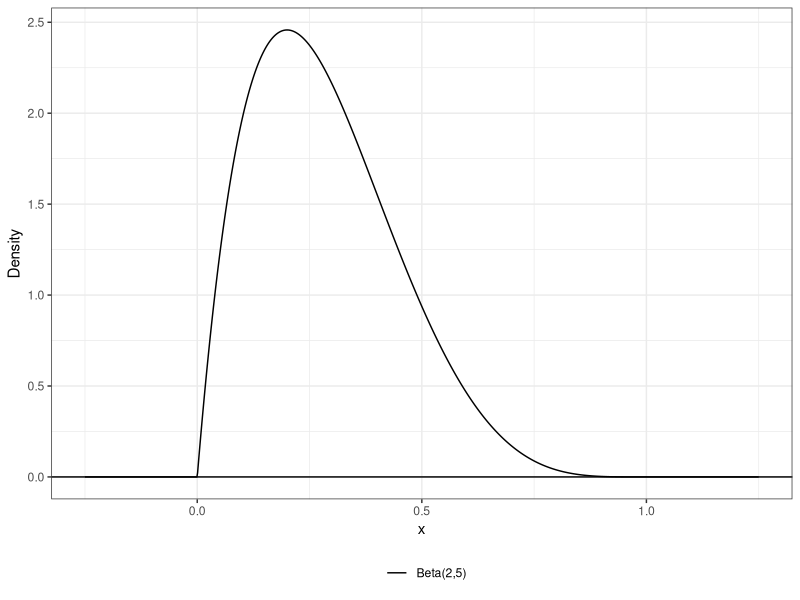
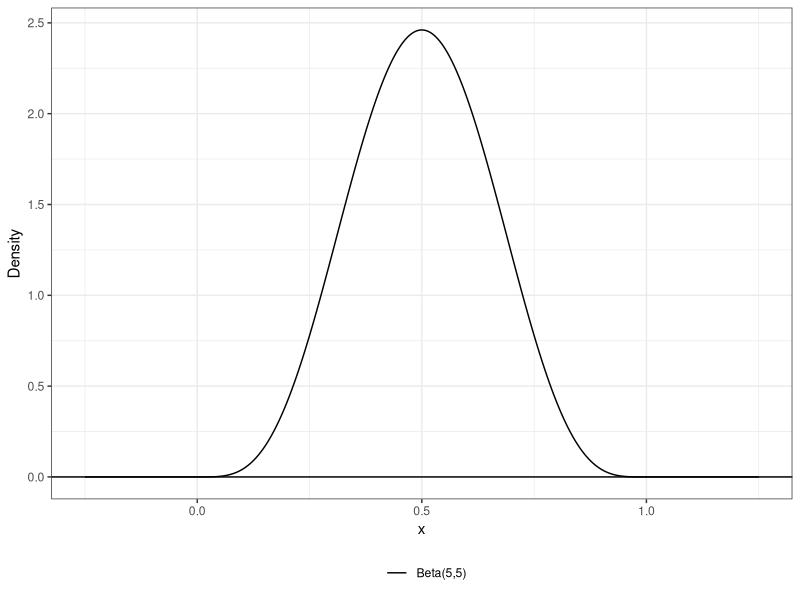
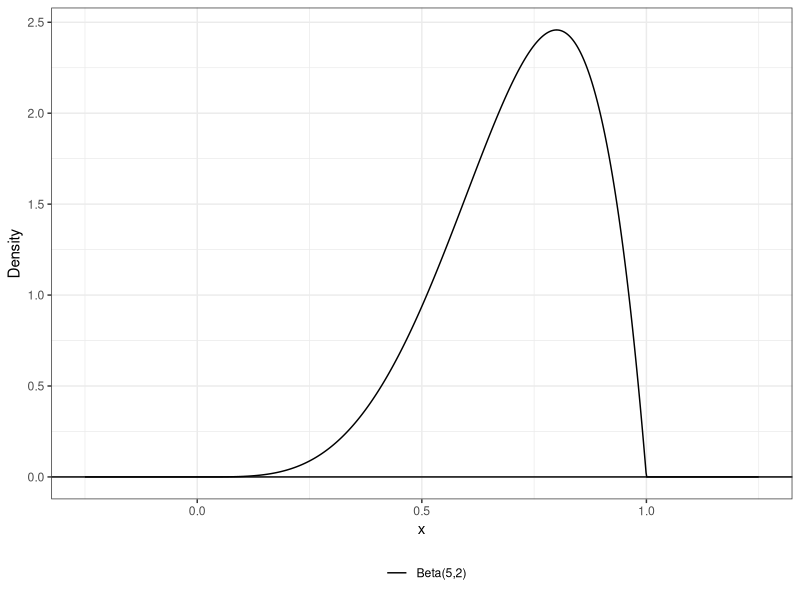
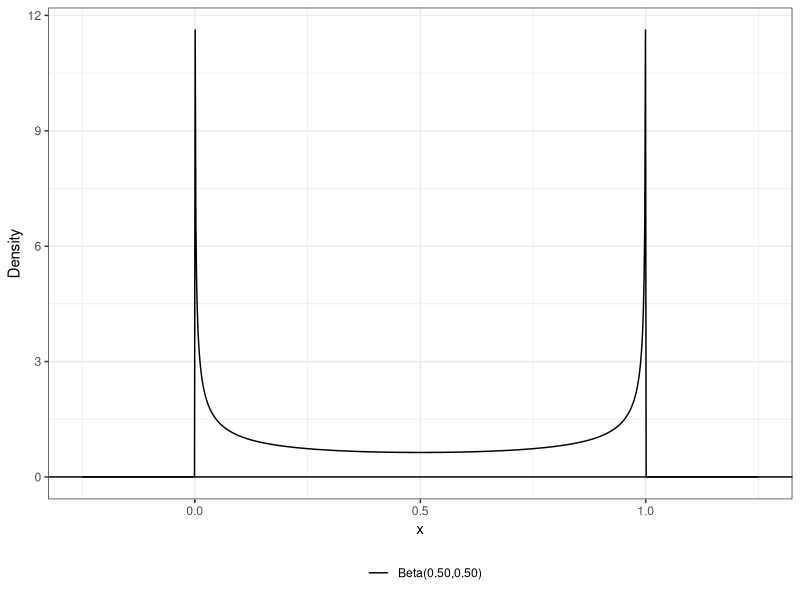

Write R code to recreate these figures, in order. (Note: this script raises an error after producing the figures.)
#load libraries
library(tidyverse)
library(e1071)

#Task 1 - describe the population distribution

#first case 
alpha.first <- 2 #define alpha and beta
beta.first <- 5

#plot the distribution
first.dist <- tibble(x = seq(-0.25, 1.25, length.out=1000))|>   # generate a grid of points
  mutate(beta.pdf = dbeta(x, alpha.first, beta.first))                      # compute the beta PDF

ggplot(data= first.dist)+                                              # specify data
  geom_line(aes(x=x, y=beta.pdf, color="Beta(2,5)")) +                 # plot beta dist
  geom_hline(yintercept=0)+                                            # plot x axis
  theme_bw()+                                                          # change theme
  xlab("x")+                                                           # label x axis
  ylab("Density")+                                                     # label y axis
  scale_color_manual("", values = c("black", "grey"))+                 # change colors
  theme(legend.position = "bottom")                                    # move legend to bottom


#calculate mean, variance, skewness, excess kurtosis
mean.first <- alpha.first/(alpha.first+beta.first)
var.first <- (alpha.first*beta.first)/((alpha.first+beta.first)^2*
                                         (alpha.first+beta.first+1)) 
skew.first <- (2*(beta.first-alpha.first)*sqrt(alpha.first+beta.first+1))/
  ((alpha.first+beta.first+2)*sqrt(alpha.first*beta.first))
kurt.first <- (6*((alpha.first-beta.first)^2*(alpha.first+beta.first+1) - 
                    alpha.first*beta.first*(alpha.first+beta.first+2)))/
  (alpha.first*beta.first*(alpha.first+beta.first+2)*(alpha.first+beta.first+3))
#compute the table for these variables
stats.first.tibble <- tibble(mean = mean.first,
                             variance = var.first,
                             skewness = skew.first,
                             excess_kurtosis = kurt.first)

#second case
alpha.second <- 5 #define alpha and beta
beta.second <- 5

#plot the distribution
second.dist <- tibble(x = seq(-0.25, 1.25, length.out=1000))|>   # generate a grid of points
  mutate(beta.pdf = dbeta(x, alpha.second, beta.second))                      # compute the beta PDF

ggplot(data= second.dist)+                                              # specify data
  geom_line(aes(x=x, y=beta.pdf, color="Beta(5,5)")) +                 # plot beta dist
  geom_hline(yintercept=0)+                                            # plot x axis
  theme_bw()+                                                          # change theme
  xlab("x")+                                                           # label x axis
  ylab("Density")+                                                     # label y axis
  scale_color_manual("", values = c("black", "grey"))+                 # change colors
  theme(legend.position = "bottom")                                    # move legend to bottom


#calculate mean, variance, skewness, excess kurtosis
mean.second <- alpha.second/(alpha.second+beta.second)
var.second <- (alpha.second*beta.second)/((alpha.second+beta.second)^2*
                                         (alpha.second+beta.second+1)) 
skew.second <- (2*(beta.second-alpha.second)*sqrt(alpha.second+beta.second+1))/
  ((alpha.second+beta.second+2)*sqrt(alpha.second*beta.second))
kurt.second <- (6*((alpha.second-beta.second)^2*(alpha.second+beta.second+1) - 
                    alpha.second*beta.second*(alpha.second+beta.second+2)))/
  (alpha.second*beta.second*(alpha.second+beta.second+2)*(alpha.second+beta.second+3))
#compute the table for these variables
stats.second.tibble <- tibble(mean = mean.second,
                             variance = var.second,
                             skewness = skew.second,
                             excess_kurtosis = kurt.second)

#third case
alpha.third <- 5 #define alpha and beta
beta.third <- 2

#plot the distribution
third.dist <- tibble(x = seq(-0.25, 1.25, length.out=1000))|>   # generate a grid of points
  mutate(beta.pdf = dbeta(x, alpha.third, beta.third))                      # compute the beta PDF

ggplot(data= third.dist)+                                              # specify data
  geom_line(aes(x=x, y=beta.pdf, color="Beta(5,2)")) +                 # plot beta dist
  geom_hline(yintercept=0)+                                            # plot x axis
  theme_bw()+                                                          # change theme
  xlab("x")+                                                           # label x axis
  ylab("Density")+                                                     # label y axis
  scale_color_manual("", values = c("black", "grey"))+                 # change colors
  theme(legend.position = "bottom")                                    # move legend to bottom


#calculate mean, variance, skewness, excess kurtosis
mean.third <- alpha.third/(alpha.third+beta.third)
var.third <- (alpha.third*beta.third)/((alpha.third+beta.third)^2*
                                            (alpha.third+beta.third+1)) 
skew.third <- (2*(beta.third-alpha.third)*sqrt(alpha.third+beta.third+1))/
  ((alpha.third+beta.third+2)*sqrt(alpha.third*beta.third))
kurt.third <- (6*((alpha.third-beta.third)^2*(alpha.third+beta.third+1) - 
                     alpha.third*beta.third*(alpha.third+beta.third+2)))/
  (alpha.third*beta.third*(alpha.third+beta.third+2)*(alpha.third+beta.third+3))
#compute the table for these variables
stats.third.tibble <- tibble(mean = mean.third,
                              variance = var.third,
                              skewness = skew.third,
                              excess_kurtosis = kurt.third)

#fourth case
alpha.fourth <- 0.5 #define alpha and beta
beta.fourth <- 0.5

#plot the distribution
fourth.dist <- tibble(x = seq(-0.25, 1.25, length.out=1000))|>   # generate a grid of points
  mutate(beta.pdf = dbeta(x, alpha.fourth, beta.fourth))                      # compute the beta PDF

ggplot(data= fourth.dist)+                                              # specify data
  geom_line(aes(x=x, y=beta.pdf, color="Beta(0.50,0.50)")) +                 # plot beta dist
  geom_hline(yintercept=0)+                                            # plot x axis
  theme_bw()+                                                          # change theme
  xlab("x")+                                                           # label x axis
  ylab("Density")+                                                     # label y axis
  scale_color_manual("", values = c("black", "grey"))+                 # change colors
  theme(legend.position = "bottom")                                    # move legend to bottom


#calculate mean, variance, skewness, excess kurtosis
mean.fourth <- alpha.fourth/(alpha.fourth+beta.fourth)
var.fourth <- (alpha.fourth*beta.fourth)/((alpha.fourth+beta.fourth)^2*
                                         (alpha.fourth+beta.fourth+1)) 
skew.fourth <- (2*(beta.fourth-alpha.fourth)*sqrt(alpha.fourth+beta.fourth+1))/
  ((alpha.fourth+beta.fourth+2)*sqrt(alpha.fourth*beta.fourth))
kurt.fourth <- (6*((alpha.fourth-beta.fourth)^2*(alpha.fourth+beta.fourth+1) - 
                    alpha.fourth*beta.fourth*(alpha.fourth+beta.fourth+2)))/
  (alpha.fourth*beta.fourth*(alpha.fourth+beta.fourth+2)*(alpha.fourth+beta.fourth+3))
#compute the table for these variables
stats.fourth.tibble <- tibble(mean = mean.fourth,
                             variance = var.fourth,
                             skewness = skew.fourth,
                             excess_kurtosis = kurt.fourth)

#Task 2: compute the moments
#function that computes centered and uncentered moments
beta.moment <- function(alpha, beta, k, centered){
  moment <- 0
  if (centered == F){ #uncentered moments
    moment <- integrate(function(x){x^k*dnorm(x, mean=alpha, sd=beta)},
              lower = -Inf, upper = Inf)
  }else{ #centered moments
    moment <- integrate(function(x){(x- dnorm(x, mean=alpha, sd=beta))^k},
                        lower = -Inf, upper = Inf)
  }
  return(moment)
}

#confirm the function is working by computing population-level characteristics
beta.moment(2, 5, 20, T)
beta.moment(2, 5, 20, F)
beta.moment(5, 5, 1000, F)

#Task 3
set.seed(7272) #set seed

#first distribution 
sample.size <- 500 # Specify sample details
beta.first.sample <- rbeta(n = sample.size,  # sample size
                     shape1 = alpha.first,   # alpha parameter
                     shape2 = beta.first)    # beta parameter
#plot the histogram for distribution
beta.first.hist <- ggplot()+
  geom_histogram(data = tibble(beta.first.sample), aes(x = beta.first.sample, y=after_stat(density)),
                 color = "black", fill = "lightgray")+ #plot histogram
  #plot sample density
  geom_density(data = tibble(beta.first.sample), aes(x = beta.first.sample, y=after_stat(density), color="BetaSample(2,5)"))+
  #plot actual Beta density
  geom_line(data = first.dist, aes(x = x, y=beta.pdf, color="Beta(2,5)"))+
  theme_bw()+
  labs(
    title = "Histogram and Estimated Density of Beta Sample",
    x = "Sample of Beta Distribution",
    y = "Density"
  )+
  scale_color_manual( #complete the legend
    name = "Density",
    values = c("BetaSample(2,5)" = "red", "Beta(2,5)" = "blue"),
    labels = c("Beta Population", "Beta Sample"))+
  theme(legend.position = "bottom")

#include numerical summaries
beta.first.summary <- tibble(beta.first.sample) %>%
  summarize(mean = mean(beta.first.sample),
            variance = var(beta.first.sample),
            skewness = skewness(beta.first.sample),
            excess_kurtosis = kurtosis(beta.first.sample))

#second distribution
beta.second.sample <- rbeta(n = sample.size,  # sample size
                           shape1 = alpha.second,   # alpha parameter
                           shape2 = beta.second)    # beta parameter
#plot the histogram for distribution
beta.second.hist <- ggplot()+
  geom_histogram(data = tibble(beta.second.sample), aes(x = beta.second.sample, y=after_stat(density)),
                 color = "black", fill = "lightgray")+ #plot histogram
  #plot sample density
  geom_density(data = tibble(beta.second.sample), aes(x = beta.second.sample, y=after_stat(density), color="BetaSample(5,5)"))+
  #plot actual Beta density
  geom_line(data = second.dist, aes(x = x, y=beta.pdf, color="Beta(5,5)"))+
  theme_bw()+
  labs(
    title = "Histogram and Estimated Density of Beta Sample",
    x = "Sample of Beta Distribution",
    y = "Density"
  )+
  scale_color_manual( #complete the legend
    name = "Density",
    values = c("BetaSample(5,5)" = "red", "Beta(5,5)" = "blue"),
    labels = c("Beta Population", "Beta Sample"))+
  theme(legend.position = "bottom")

#include numerical summaries
beta.second.summary <- tibble(beta.second.sample) %>%
  summarize(mean = mean(beta.second.sample),
            variance = var(beta.second.sample),
            skewness = skewness(beta.second.sample),
            excess_kurtosis = kurtosis(beta.second.sample))

#third distribution
beta.third.sample <- rbeta(n = sample.size,  # sample size
                            shape1 = alpha.third,   # alpha parameter
                            shape2 = beta.third)    # beta parameter
#plot the histogram for distribution
beta.third.hist <- ggplot()+
  geom_histogram(data = tibble(beta.third.sample), aes(x = beta.third.sample, y=after_stat(density)),
                 color = "black", fill = "lightgray")+ #plot histogram
  #plot sample density
  geom_density(data = tibble(beta.third.sample), aes(x = beta.third.sample, y=after_stat(density), color="BetaSample(5,2)"))+
  #plot actual Beta density
  geom_line(data = third.dist, aes(x = x, y=beta.pdf, color="Beta(5,2)"))+
  theme_bw()+
  labs(
    title = "Histogram and Estimated Density of Beta Sample",
    x = "Sample of Beta Distribution",
    y = "Density"
  )+
  scale_color_manual( #complete the legend
    name = "Density",
    values = c("BetaSample(5,2)" = "red", "Beta(5,2)" = "blue"),
    labels = c("Beta Population", "Beta Sample"))+
  theme(legend.position = "bottom")

#include numerical summaries
beta.third.summary <- tibble(beta.third.sample) %>%
  summarize(mean = mean(beta.third.sample),
            variance = var(beta.third.sample),
            skewness = skewness(beta.third.sample),
            excess_kurtosis = kurtosis(beta.third.sample))

#fourth distribution
beta.fourth.sample <- rbeta(n = sample.size,  # sample size
                            shape1 = alpha.fourth,   # alpha parameter
                            shape2 = beta.fourth)    # beta parameter
#plot the histogram for distribution
beta.fourth.hist <- ggplot()+
  geom_histogram(data = tibble(beta.fourth.sample), aes(x = beta.fourth.sample, y=after_stat(density)),
                 color = "black", fill = "lightgray")+ #plot histogram
  #plot sample density
  geom_density(data = tibble(beta.fourth.sample), aes(x = beta.fourth.sample, y=after_stat(density), color="BetaSample(0.50,0.50)"))+
  #plot actual Beta density
  geom_line(data = fourth.dist, aes(x = x, y=beta.pdf, color="Beta(0.50,0.50)"))+
  theme_bw()+
  labs(
    title = "Histogram and Estimated Density of Beta Sample",
    x = "Sample of Beta Distribution",
    y = "Density"
  )+
  scale_color_manual( #complete the legend
    name = "Density",
    values = c("BetaSample(0.50,0.50)" = "red", "Beta(0.50,0.50)" = "blue"),
    labels = c("Beta Population", "Beta Sample"))+
  theme(legend.position = "bottom")

#include numerical summaries
beta.fourth.summary <- tibble(beta.fourth.sample) %>%
  summarize(mean = mean(beta.fourth.sample),
            variance = var(beta.fourth.sample),
            skewness = skewness(beta.fourth.sample),
            excess_kurtosis = kurtosis(beta.fourth.sample))
